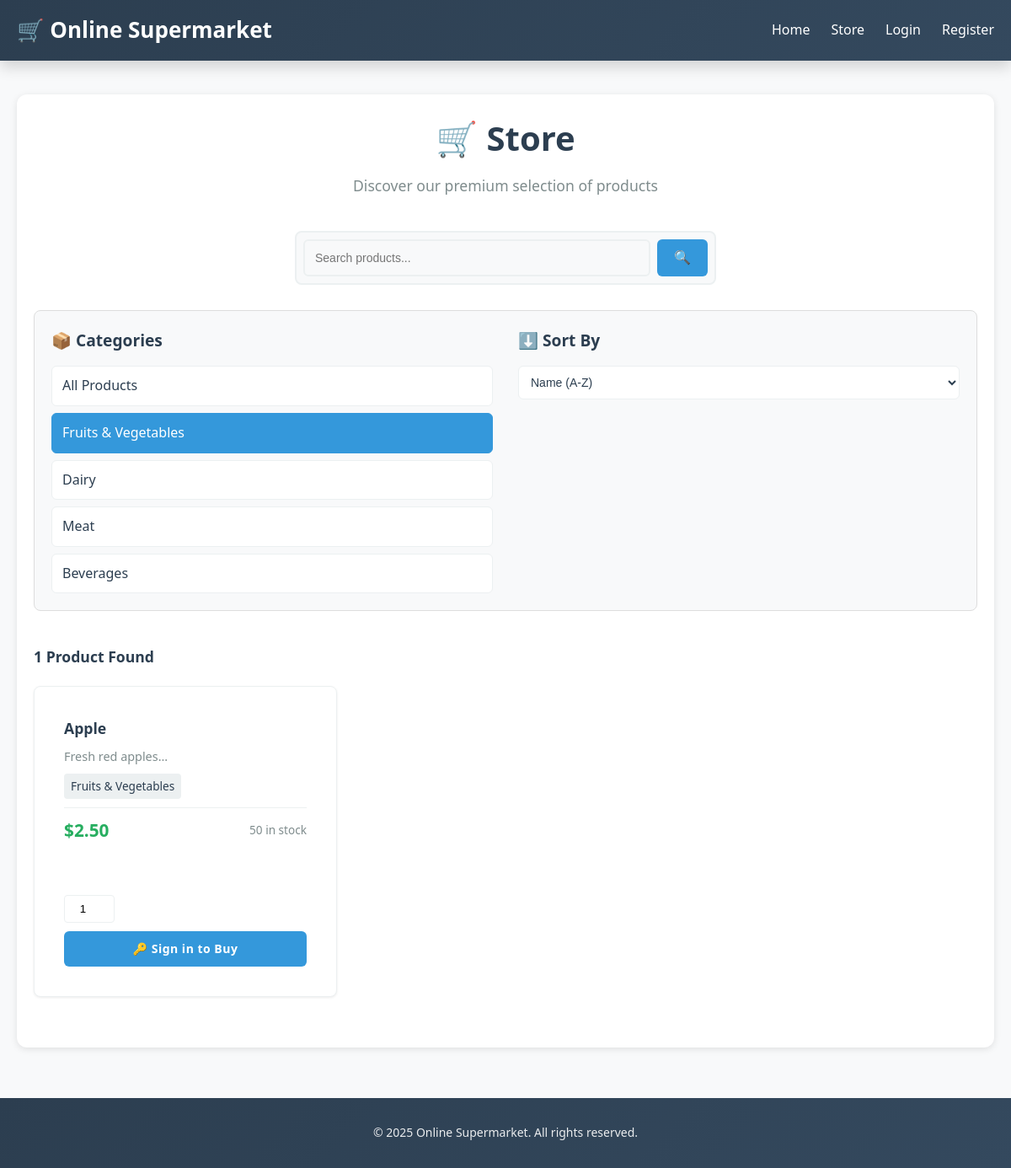
/index.php?action=store&category=1, run on the app's committed database.
### tables this page shows
CREATE TABLE categories (
    id INT PRIMARY KEY AUTO_INCREMENT,
    name VARCHAR(100) NOT NULL,
    description TEXT
);

CREATE TABLE products (
    id INT PRIMARY KEY AUTO_INCREMENT,
    name VARCHAR(150) NOT NULL,
    description TEXT,
    price DECIMAL(10, 2) NOT NULL,
    stock INT NOT NULL,
    category_id INT NOT NULL,
    creation_date TIMESTAMP DEFAULT CURRENT_TIMESTAMP,
    FOREIGN KEY (category_id) REFERENCES categories(id)
);

### includes/functions.php (called while the page is built, shortened)
<?php
function getCategories($connection) {
    $query = "SELECT * FROM categories";
    $result = $connection->query($query);
    return $result->fetch_all(MYSQLI_ASSOC);
}
?>

### views/store.php (the view, shortened to what this page needs)
<?php
$category = isset($_GET['category']) ? (int)$_GET['category'] : '';
$search = isset($_GET['search']) ? sanitize($_GET['search']) : '';
$sort = isset($_GET['sort']) ? sanitize($_GET['sort']) : 'name_asc';
$query = "SELECT * FROM products WHERE 1=1";
$params = [];
$types = '';
if ($category) {
    $query .= " AND category_id = ?";
    $params[] = $category;
    $types .= 'i';
}
switch($sort) {
    default:
        $query .= " ORDER BY name ASC";
}
$statement = $connection->prepare($query);
if (!empty($params)) {
    $statement->bind_param($types, ...$params);
}
$statement->execute();
$products = $statement->get_result()->fetch_all(MYSQLI_ASSOC);
$categories = getCategories($connection);
?>
<div class="store-container">
    <div class="store-header">
        <h2>🛒 Store</h2>
        <p class="store-subtitle">Discover our premium selection of products</p>
    </div>
    <div class="search-section">
        <form method="GET" class="search-form">
            <div class="search-input-wrapper">
                <input type="text" name="search" placeholder="Search products..." value="<?php echo htmlspecialchars($search); ?>" class="search-input">
                <button type="submit" class="search-btn">🔍</button>
            </div>
        </form>
    </div>
    <div class="filters-section">
        <div class="filter-column categories-filter">
            <h3>📦 Categories</h3>
            <div class="categories-list">
                <a href="index.php?action=store" class="category-item <?php echo !$category ? 'active' : ''; ?>">
                    All Products
                </a>
                <?php foreach ($categories as $cat): ?>
                    <a href="index.php?action=store&category=<?php echo $cat['id']; ?>"
                       class="category-item <?php echo $category == $cat['id'] ? 'active' : ''; ?>">
                        <?php echo htmlspecialchars($cat['name']); ?>
                    </a>
                <?php endforeach; ?>
            </div>
        </div>
        <div class="filter-column sort-filter">
            <h3>⬇️ Sort By</h3>
            <form method="GET" class="sort-form">
                <select name="sort" onchange="this.form.submit()" class="sort-select">
                    <option value="name_asc" <?php echo $sort == 'name_asc' ? 'selected' : ''; ?>>Name (A-Z)</option>
                </select>
            </form>
        </div>
    </div>
    <div class="products-section">
        <h3 class="results-count"><?php echo count($products); ?> Product<?php echo count($products) != 1 ? 's' : ''; ?> Found</h3>
        <?php if (empty($products)): ?>
            <div class="no-products">
                <p>😞 No products found matching your criteria</p>
                <a href="index.php?action=store" class="btn btn-primary">View All Products</a>
            </div>
        <?php else: ?>
            <div class="products-grid">
                <?php foreach ($products as $product): ?>
                    <div class="product-card">
                        <div class="product-content">
                            <h3><?php echo htmlspecialchars($product['name']); ?></h3>
                            <p class="product-description"><?php echo htmlspecialchars(substr($product['description'], 0, 100)); ?>...</p>
                            <div class="product-meta">
                                <span class="category-tag"><?php
                                    $cat = $connection->query("SELECT name FROM categories WHERE id = " . $product['category_id']);
                                    $c = $cat->fetch_assoc();
                                    echo htmlspecialchars($c['name']);
                                ?></span>
                            </div>
                            <div class="product-footer">
                                <span class="price">$<?php echo number_format($product['price'], 2); ?></span>
                                <span class="stock-info"><?php echo $product['stock']; ?> in stock</span>
                            </div>
                        </div>
                        <?php if ($product['stock'] > 0): ?>
                            <form method="POST" action="index.php?action=store" class="add-cart-form">
                                <div class="quantity-selector">
                                    <input type="number" name="quantity" min="1" max="<?php echo $product['stock']; ?>" value="1">
                                </div>
                                <?php if (isset($_SESSION['user_id'])): ?>
                                    <button type="submit" name="add_to_cart" value="1" class="btn btn-primary btn-full">🛒 Add to Cart</button>
                                <?php else: ?>
                                    <a href="index.php?action=login" class="btn btn-primary btn-full" style="display: block; text-align: center; text-decoration: none;">🔑 Sign in to Buy</a>
                                <?php endif; ?>
                            </form>
                        <?php else: ?>
                            <button class="btn btn-disabled btn-full" disabled>Out of Stock</button>
                        <?php endif; ?>
                    </div>
                <?php endforeach; ?>
            </div>
        <?php endif; ?>
    </div>
</div>

### views/store.php (style rules this page uses)
.store-container { max-width: 1200px; margin: 0 auto; padding: 20px; }
.store-header { text-align: center; margin-bottom: 40px; }
.store-header h2 { font-size: 2.5em; margin: 0 0 10px 0; color: #2c3e50; }
.store-subtitle { color: #7f8c8d; font-size: 1.1em; margin: 0; }
.search-section { margin-bottom: 30px; }
.search-form { display: flex; gap: 10px; justify-content: center; }
.search-input-wrapper { display: flex; gap: 8px; width: 100%; max-width: 500px; }
.search-input { flex: 1; padding: 12px; border: 2px solid #ecf0f1; border-radius: 6px; font-size: 14px; transition: border-color 0.3s; }
.search-btn { padding: 12px 20px; background: #3498db; color: white; border: none; border-radius: 6px; cursor: pointer; font-size: 16px; transition: background 0.3s; }
.filters-section { display: grid; grid-template-columns: 1fr 1fr; gap: 30px; margin-bottom: 40px; padding: 20px; background: #f8f9fa; border-radius: 8px; }
.filter-column { display: flex; flex-direction: column; }
.filter-column h3 { margin: 0 0 15px 0; font-size: 1.2em; color: #2c3e50; }
.categories-list { display: flex; flex-direction: column; gap: 8px; }
.category-item { padding: 10px 12px; background: white; border: 1px solid #ecf0f1; border-radius: 6px; color: #2c3e50; text-decoration: none; transition: all 0.2s; cursor: pointer; }
.category-item.active { background: #3498db; color: white; border-color: #3498db; }
.sort-select { padding: 10px; border: 1px solid #ecf0f1; border-radius: 6px; background: white; color: #2c3e50; font-size: 14px; cursor: pointer; }
.products-section { margin-bottom: 40px; }
.results-count { font-size: 1.1em; color: #2c3e50; margin-bottom: 20px; }
.products-grid { display: grid; grid-template-columns: repeat(auto-fill, minmax(280px, 1fr)); gap: 20px; }
.product-card { background: white; border: 1px solid #ecf0f1; border-radius: 8px; overflow: hidden; transition: box-shadow 0.3s; display: flex; flex-direction: column; padding: 15px; }
.product-content { flex: 1; display: flex; flex-direction: column; margin-bottom: 15px; }
.product-content h3 { margin: 0 0 10px 0; font-size: 1.1em; color: #2c3e50; }
.product-description { color: #7f8c8d; font-size: 0.9em; margin: 0 0 10px 0; flex: 1; }
.product-meta { margin-bottom: 10px; }
.category-tag { display: inline-block; background: #ecf0f1; color: #2c3e50; padding: 4px 8px; border-radius: 4px; font-size: 0.85em; }
.product-footer { display: flex; justify-content: space-between; align-items: center; padding-top: 10px; border-top: 1px solid #ecf0f1; margin-bottom: 10px; }
.price { font-size: 1.3em; font-weight: bold; color: #27ae60; }
.stock-info { font-size: 0.85em; color: #7f8c8d; }
.add-cart-form { display: flex; flex-direction: column; gap: 10px; }
.quantity-selector { display: flex; align-items: center; }
.quantity-selector input { width: 60px; padding: 8px; border: 1px solid #ecf0f1; border-radius: 4px; text-align: center; }
.btn { padding: 10px 16px; border: none; border-radius: 6px; font-size: 14px; cursor: pointer; transition: all 0.3s; text-decoration: none; display: inline-block; text-align: center; }
.btn-primary { background: #3498db; color: white; }
.btn-full { width: 100%; }

### data on the page
categories: name "Fruits & Vegetables"
categories: name "Dairy"
categories: name "Meat"
categories: name "Beverages"
products: name "Apple", description "Fresh red apples", category.name "Fruits & Vegetables", price "2.50", stock "50"

### other printed values
count($products) "1"
